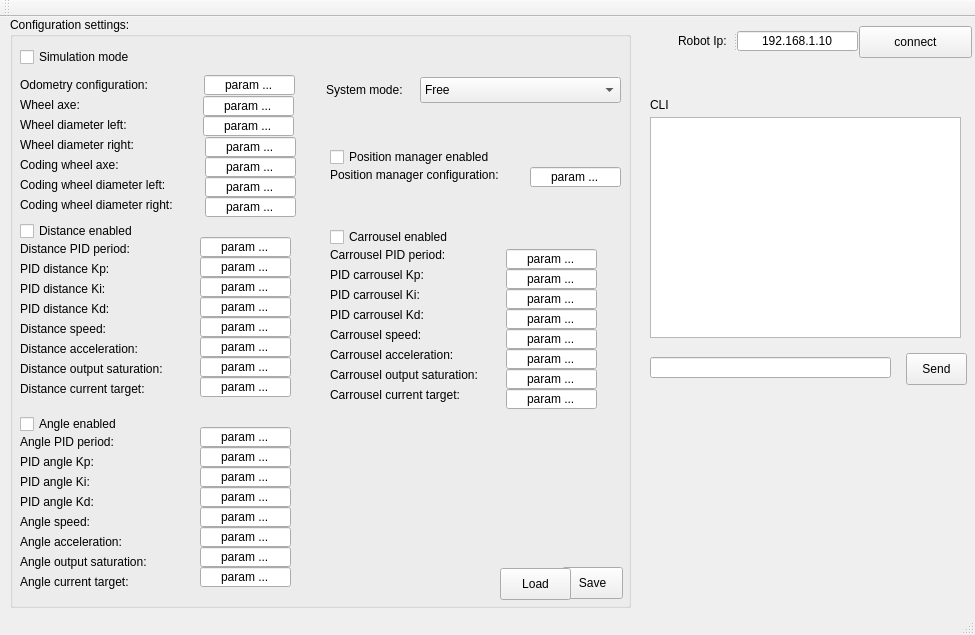
<?xml version="1.0" encoding="UTF-8"?>
<ui version="4.0">
 <class>MainWindow</class>
 <widget class="QMainWindow" name="MainWindow">
  <property name="geometry">
   <rect>
    <x>0</x>
    <y>0</y>
    <width>975</width>
    <height>635</height>
   </rect>
  </property>
  <property name="windowTitle">
   <string>WestBot configuration client</string>
  </property>
  <widget class="QWidget" name="centralWidget">
   <widget class="QPushButton" name="connectButton">
    <property name="geometry">
     <rect>
      <x>859</x>
      <y>9</y>
      <width>113</width>
      <height>32</height>
     </rect>
    </property>
    <property name="text">
     <string>connect</string>
    </property>
   </widget>
   <widget class="QGroupBox" name="groupBox">
    <property name="geometry">
     <rect>
      <x>10</x>
      <y>0</y>
      <width>621</width>
      <height>591</height>
     </rect>
    </property>
    <property name="title">
     <string>Configuration settings:</string>
    </property>
    <widget class="QCheckBox" name="checkBox">
     <property name="geometry">
      <rect>
       <x>10</x>
       <y>30</y>
       <width>131</width>
       <height>20</height>
      </rect>
     </property>
     <property name="text">
      <string>Simulation mode</string>
     </property>
    </widget>
    <widget class="QLabel" name="label_2">
     <property name="geometry">
      <rect>
       <x>10</x>
       <y>60</y>
       <width>151</width>
       <height>16</height>
      </rect>
     </property>
     <property name="text">
      <string>Odometry configuration:</string>
     </property>
    </widget>
    <widget class="QLabel" name="label_3">
     <property name="geometry">
      <rect>
       <x>10</x>
       <y>80</y>
       <width>71</width>
       <height>16</height>
      </rect>
     </property>
     <property name="text">
      <string>Wheel axe:</string>
     </property>
    </widget>
    <widget class="QLabel" name="label_4">
     <property name="geometry">
      <rect>
       <x>10</x>
       <y>100</y>
       <width>131</width>
       <height>16</height>
      </rect>
     </property>
     <property name="text">
      <string>Wheel diameter left:</string>
     </property>
    </widget>
    <widget class="QLabel" name="label_5">
     <property name="geometry">
      <rect>
       <x>10</x>
       <y>120</y>
       <width>131</width>
       <height>16</height>
      </rect>
     </property>
     <property name="text">
      <string>Wheel diameter right:</string>
     </property>
    </widget>
    <widget class="QLabel" name="label_6">
     <property name="geometry">
      <rect>
       <x>10</x>
       <y>140</y>
       <width>121</width>
       <height>16</height>
      </rect>
     </property>
     <property name="text">
      <string>Coding wheel axe:</string>
     </property>
    </widget>
    <widget class="QLabel" name="label_7">
     <property name="geometry">
      <rect>
       <x>10</x>
       <y>160</y>
       <width>171</width>
       <height>16</height>
      </rect>
     </property>
     <property name="text">
      <string>Coding wheel diameter left:</string>
     </property>
    </widget>
    <widget class="QLabel" name="label_8">
     <property name="geometry">
      <rect>
       <x>10</x>
       <y>180</y>
       <width>181</width>
       <height>16</height>
      </rect>
     </property>
     <property name="text">
      <string>Coding wheel diameter right:</string>
     </property>
    </widget>
    <widget class="QLabel" name="label_9">
     <property name="geometry">
      <rect>
       <x>10</x>
       <y>224</y>
       <width>131</width>
       <height>16</height>
      </rect>
     </property>
     <property name="text">
      <string>Distance PID period:</string>
     </property>
    </widget>
    <widget class="QCheckBox" name="checkBox_2">
     <property name="geometry">
      <rect>
       <x>10</x>
       <y>204</y>
       <width>131</width>
       <height>20</height>
      </rect>
     </property>
     <property name="text">
      <string>Distance enabled</string>
     </property>
    </widget>
    <widget class="QLabel" name="label_10">
     <property name="geometry">
      <rect>
       <x>10</x>
       <y>244</y>
       <width>111</width>
       <height>16</height>
      </rect>
     </property>
     <property name="text">
      <string>PID distance Kp:</string>
     </property>
    </widget>
    <widget class="QLabel" name="label_11">
     <property name="geometry">
      <rect>
       <x>10</x>
       <y>264</y>
       <width>101</width>
       <height>16</height>
      </rect>
     </property>
     <property name="text">
      <string>PID distance Ki:</string>
     </property>
    </widget>
    <widget class="QLabel" name="label_12">
     <property name="geometry">
      <rect>
       <x>10</x>
       <y>284</y>
       <width>111</width>
       <height>16</height>
      </rect>
     </property>
     <property name="text">
      <string>PID distance Kd:</string>
     </property>
    </widget>
    <widget class="QLabel" name="label_13">
     <property name="geometry">
      <rect>
       <x>10</x>
       <y>304</y>
       <width>181</width>
       <height>16</height>
      </rect>
     </property>
     <property name="text">
      <string>Distance speed:</string>
     </property>
    </widget>
    <widget class="QLabel" name="label_14">
     <property name="geometry">
      <rect>
       <x>10</x>
       <y>324</y>
       <width>141</width>
       <height>16</height>
      </rect>
     </property>
     <property name="text">
      <string>Distance acceleration:</string>
     </property>
    </widget>
    <widget class="QLabel" name="label_15">
     <property name="geometry">
      <rect>
       <x>10</x>
       <y>344</y>
       <width>171</width>
       <height>16</height>
      </rect>
     </property>
     <property name="text">
      <string>Distance output saturation:</string>
     </property>
    </widget>
    <widget class="QLabel" name="label_16">
     <property name="geometry">
      <rect>
       <x>10</x>
       <y>364</y>
       <width>151</width>
       <height>16</height>
      </rect>
     </property>
     <property name="text">
      <string>Distance current target:</string>
     </property>
    </widget>
    <widget class="QLabel" name="label_17">
     <property name="geometry">
      <rect>
       <x>10</x>
       <y>437</y>
       <width>111</width>
       <height>16</height>
      </rect>
     </property>
     <property name="text">
      <string>PID angle Kp:</string>
     </property>
    </widget>
    <widget class="QCheckBox" name="checkBox_3">
     <property name="geometry">
      <rect>
       <x>10</x>
       <y>397</y>
       <width>131</width>
       <height>20</height>
      </rect>
     </property>
     <property name="text">
      <string>Angle enabled</string>
     </property>
    </widget>
    <widget class="QLabel" name="label_18">
     <property name="geometry">
      <rect>
       <x>10</x>
       <y>457</y>
       <width>101</width>
       <height>16</height>
      </rect>
     </property>
     <property name="text">
      <string>PID angle Ki:</string>
     </property>
    </widget>
    <widget class="QLabel" name="label_19">
     <property name="geometry">
      <rect>
       <x>10</x>
       <y>537</y>
       <width>171</width>
       <height>16</height>
      </rect>
     </property>
     <property name="text">
      <string>Angle output saturation:</string>
     </property>
    </widget>
    <widget class="QLabel" name="label_20">
     <property name="geometry">
      <rect>
       <x>10</x>
       <y>557</y>
       <width>151</width>
       <height>16</height>
      </rect>
     </property>
     <property name="text">
      <string>Angle current target:</string>
     </property>
    </widget>
    <widget class="QLabel" name="label_21">
     <property name="geometry">
      <rect>
       <x>10</x>
       <y>417</y>
       <width>131</width>
       <height>16</height>
      </rect>
     </property>
     <property name="text">
      <string>Angle PID period:</string>
     </property>
    </widget>
    <widget class="QLabel" name="label_22">
     <property name="geometry">
      <rect>
       <x>10</x>
       <y>477</y>
       <width>111</width>
       <height>16</height>
      </rect>
     </property>
     <property name="text">
      <string>PID angle Kd:</string>
     </property>
    </widget>
    <widget class="QLabel" name="label_23">
     <property name="geometry">
      <rect>
       <x>10</x>
       <y>497</y>
       <width>181</width>
       <height>16</height>
      </rect>
     </property>
     <property name="text">
      <string>Angle speed:</string>
     </property>
    </widget>
    <widget class="QLabel" name="label_24">
     <property name="geometry">
      <rect>
       <x>10</x>
       <y>517</y>
       <width>141</width>
       <height>16</height>
      </rect>
     </property>
     <property name="text">
      <string>Angle acceleration:</string>
     </property>
    </widget>
    <widget class="QLabel" name="label_25">
     <property name="geometry">
      <rect>
       <x>320</x>
       <y>270</y>
       <width>101</width>
       <height>16</height>
      </rect>
     </property>
     <property name="text">
      <string>PID carrousel Ki:</string>
     </property>
    </widget>
    <widget class="QLabel" name="label_26">
     <property name="geometry">
      <rect>
       <x>320</x>
       <y>350</y>
       <width>171</width>
       <height>16</height>
      </rect>
     </property>
     <property name="text">
      <string>Carrousel output saturation:</string>
     </property>
    </widget>
    <widget class="QLabel" name="label_27">
     <property name="geometry">
      <rect>
       <x>320</x>
       <y>310</y>
       <width>181</width>
       <height>16</height>
      </rect>
     </property>
     <property name="text">
      <string>Carrousel speed:</string>
     </property>
    </widget>
    <widget class="QLabel" name="label_28">
     <property name="geometry">
      <rect>
       <x>320</x>
       <y>230</y>
       <width>131</width>
       <height>16</height>
      </rect>
     </property>
     <property name="text">
      <string>Carrousel PID period:</string>
     </property>
    </widget>
    <widget class="QLabel" name="label_29">
     <property name="geometry">
      <rect>
       <x>320</x>
       <y>250</y>
       <width>111</width>
       <height>16</height>
      </rect>
     </property>
     <property name="text">
      <string>PID carrousel Kp:</string>
     </property>
    </widget>
    <widget class="QCheckBox" name="checkBox_4">
     <property name="geometry">
      <rect>
       <x>320</x>
       <y>210</y>
       <width>131</width>
       <height>20</height>
      </rect>
     </property>
     <property name="text">
      <string>Carrousel enabled</string>
     </property>
    </widget>
    <widget class="QLabel" name="label_30">
     <property name="geometry">
      <rect>
       <x>320</x>
       <y>330</y>
       <width>141</width>
       <height>16</height>
      </rect>
     </property>
     <property name="text">
      <string>Carrousel acceleration:</string>
     </property>
    </widget>
    <widget class="QLabel" name="label_31">
     <property name="geometry">
      <rect>
       <x>320</x>
       <y>290</y>
       <width>111</width>
       <height>16</height>
      </rect>
     </property>
     <property name="text">
      <string>PID carrousel Kd:</string>
     </property>
    </widget>
    <widget class="QLabel" name="label_32">
     <property name="geometry">
      <rect>
       <x>320</x>
       <y>370</y>
       <width>151</width>
       <height>16</height>
      </rect>
     </property>
     <property name="text">
      <string>Carrousel current target:</string>
     </property>
    </widget>
    <widget class="QComboBox" name="comboBox">
     <property name="geometry">
      <rect>
       <x>410</x>
       <y>60</y>
       <width>201</width>
       <height>26</height>
      </rect>
     </property>
     <item>
      <property name="text">
       <string>Free</string>
      </property>
     </item>
     <item>
      <property name="text">
       <string>Distance only</string>
      </property>
     </item>
     <item>
      <property name="text">
       <string>Angle only</string>
      </property>
     </item>
     <item>
      <property name="text">
       <string>Full</string>
      </property>
     </item>
    </widget>
    <widget class="QLabel" name="label_33">
     <property name="geometry">
      <rect>
       <x>316</x>
       <y>65</y>
       <width>91</width>
       <height>16</height>
      </rect>
     </property>
     <property name="text">
      <string>System mode:</string>
     </property>
    </widget>
    <widget class="QLineEdit" name="lineEdit_3">
     <property name="geometry">
      <rect>
       <x>194</x>
       <y>58</y>
       <width>91</width>
       <height>20</height>
      </rect>
     </property>
     <property name="text">
      <string>param ...</string>
     </property>
     <property name="alignment">
      <set>Qt::AlignCenter</set>
     </property>
    </widget>
    <widget class="QLineEdit" name="lineEdit_4">
     <property name="geometry">
      <rect>
       <x>193</x>
       <y>79</y>
       <width>91</width>
       <height>20</height>
      </rect>
     </property>
     <property name="text">
      <string>param ...</string>
     </property>
     <property name="alignment">
      <set>Qt::AlignCenter</set>
     </property>
    </widget>
    <widget class="QLineEdit" name="lineEdit_5">
     <property name="geometry">
      <rect>
       <x>193</x>
       <y>99</y>
       <width>91</width>
       <height>20</height>
      </rect>
     </property>
     <property name="text">
      <string>param ...</string>
     </property>
     <property name="alignment">
      <set>Qt::AlignCenter</set>
     </property>
    </widget>
    <widget class="QLineEdit" name="lineEdit_6">
     <property name="geometry">
      <rect>
       <x>195</x>
       <y>120</y>
       <width>91</width>
       <height>20</height>
      </rect>
     </property>
     <property name="text">
      <string>param ...</string>
     </property>
     <property name="alignment">
      <set>Qt::AlignCenter</set>
     </property>
    </widget>
    <widget class="QLineEdit" name="lineEdit_7">
     <property name="geometry">
      <rect>
       <x>195</x>
       <y>140</y>
       <width>91</width>
       <height>20</height>
      </rect>
     </property>
     <property name="text">
      <string>param ...</string>
     </property>
     <property name="alignment">
      <set>Qt::AlignCenter</set>
     </property>
    </widget>
    <widget class="QLineEdit" name="lineEdit_8">
     <property name="geometry">
      <rect>
       <x>195</x>
       <y>160</y>
       <width>91</width>
       <height>20</height>
      </rect>
     </property>
     <property name="text">
      <string>param ...</string>
     </property>
     <property name="alignment">
      <set>Qt::AlignCenter</set>
     </property>
    </widget>
    <widget class="QLineEdit" name="lineEdit_9">
     <property name="geometry">
      <rect>
       <x>195</x>
       <y>180</y>
       <width>91</width>
       <height>20</height>
      </rect>
     </property>
     <property name="text">
      <string>param ...</string>
     </property>
     <property name="alignment">
      <set>Qt::AlignCenter</set>
     </property>
    </widget>
    <widget class="QLineEdit" name="lineEdit_10">
     <property name="geometry">
      <rect>
       <x>190</x>
       <y>220</y>
       <width>91</width>
       <height>20</height>
      </rect>
     </property>
     <property name="text">
      <string>param ...</string>
     </property>
     <property name="alignment">
      <set>Qt::AlignCenter</set>
     </property>
    </widget>
    <widget class="QLineEdit" name="lineEdit_11">
     <property name="geometry">
      <rect>
       <x>190</x>
       <y>240</y>
       <width>91</width>
       <height>20</height>
      </rect>
     </property>
     <property name="text">
      <string>param ...</string>
     </property>
     <property name="alignment">
      <set>Qt::AlignCenter</set>
     </property>
    </widget>
    <widget class="QLineEdit" name="lineEdit_12">
     <property name="geometry">
      <rect>
       <x>190</x>
       <y>260</y>
       <width>91</width>
       <height>20</height>
      </rect>
     </property>
     <property name="text">
      <string>param ...</string>
     </property>
     <property name="alignment">
      <set>Qt::AlignCenter</set>
     </property>
    </widget>
    <widget class="QLineEdit" name="lineEdit_13">
     <property name="geometry">
      <rect>
       <x>190</x>
       <y>280</y>
       <width>91</width>
       <height>20</height>
      </rect>
     </property>
     <property name="text">
      <string>param ...</string>
     </property>
     <property name="alignment">
      <set>Qt::AlignCenter</set>
     </property>
    </widget>
    <widget class="QLineEdit" name="lineEdit_14">
     <property name="geometry">
      <rect>
       <x>190</x>
       <y>300</y>
       <width>91</width>
       <height>20</height>
      </rect>
     </property>
     <property name="text">
      <string>param ...</string>
     </property>
     <property name="alignment">
      <set>Qt::AlignCenter</set>
     </property>
    </widget>
    <widget class="QLineEdit" name="lineEdit_15">
     <property name="geometry">
      <rect>
       <x>190</x>
       <y>320</y>
       <width>91</width>
       <height>20</height>
      </rect>
     </property>
     <property name="text">
      <string>param ...</string>
     </property>
     <property name="alignment">
      <set>Qt::AlignCenter</set>
     </property>
    </widget>
    <widget class="QLineEdit" name="lineEdit_16">
     <property name="geometry">
      <rect>
       <x>190</x>
       <y>340</y>
       <width>91</width>
       <height>20</height>
      </rect>
     </property>
     <property name="text">
      <string>param ...</string>
     </property>
     <property name="alignment">
      <set>Qt::AlignCenter</set>
     </property>
    </widget>
    <widget class="QLineEdit" name="lineEdit_17">
     <property name="geometry">
      <rect>
       <x>190</x>
       <y>360</y>
       <width>91</width>
       <height>20</height>
      </rect>
     </property>
     <property name="text">
      <string>param ...</string>
     </property>
     <property name="alignment">
      <set>Qt::AlignCenter</set>
     </property>
    </widget>
    <widget class="QLineEdit" name="lineEdit_18">
     <property name="geometry">
      <rect>
       <x>190</x>
       <y>430</y>
       <width>91</width>
       <height>20</height>
      </rect>
     </property>
     <property name="text">
      <string>param ...</string>
     </property>
     <property name="alignment">
      <set>Qt::AlignCenter</set>
     </property>
    </widget>
    <widget class="QLineEdit" name="lineEdit_19">
     <property name="geometry">
      <rect>
       <x>190</x>
       <y>410</y>
       <width>91</width>
       <height>20</height>
      </rect>
     </property>
     <property name="text">
      <string>param ...</string>
     </property>
     <property name="alignment">
      <set>Qt::AlignCenter</set>
     </property>
    </widget>
    <widget class="QLineEdit" name="lineEdit_20">
     <property name="geometry">
      <rect>
       <x>190</x>
       <y>490</y>
       <width>91</width>
       <height>20</height>
      </rect>
     </property>
     <property name="text">
      <string>param ...</string>
     </property>
     <property name="alignment">
      <set>Qt::AlignCenter</set>
     </property>
    </widget>
    <widget class="QLineEdit" name="lineEdit_21">
     <property name="geometry">
      <rect>
       <x>190</x>
       <y>470</y>
       <width>91</width>
       <height>20</height>
      </rect>
     </property>
     <property name="text">
      <string>param ...</string>
     </property>
     <property name="alignment">
      <set>Qt::AlignCenter</set>
     </property>
    </widget>
    <widget class="QLineEdit" name="lineEdit_22">
     <property name="geometry">
      <rect>
       <x>190</x>
       <y>550</y>
       <width>91</width>
       <height>20</height>
      </rect>
     </property>
     <property name="text">
      <string>param ...</string>
     </property>
     <property name="alignment">
      <set>Qt::AlignCenter</set>
     </property>
    </widget>
    <widget class="QLineEdit" name="lineEdit_23">
     <property name="geometry">
      <rect>
       <x>190</x>
       <y>450</y>
       <width>91</width>
       <height>20</height>
      </rect>
     </property>
     <property name="text">
      <string>param ...</string>
     </property>
     <property name="alignment">
      <set>Qt::AlignCenter</set>
     </property>
    </widget>
    <widget class="QLineEdit" name="lineEdit_24">
     <property name="geometry">
      <rect>
       <x>190</x>
       <y>510</y>
       <width>91</width>
       <height>20</height>
      </rect>
     </property>
     <property name="text">
      <string>param ...</string>
     </property>
     <property name="alignment">
      <set>Qt::AlignCenter</set>
     </property>
    </widget>
    <widget class="QLineEdit" name="lineEdit_25">
     <property name="geometry">
      <rect>
       <x>190</x>
       <y>530</y>
       <width>91</width>
       <height>20</height>
      </rect>
     </property>
     <property name="text">
      <string>param ...</string>
     </property>
     <property name="alignment">
      <set>Qt::AlignCenter</set>
     </property>
    </widget>
    <widget class="QLineEdit" name="lineEdit_26">
     <property name="geometry">
      <rect>
       <x>496</x>
       <y>252</y>
       <width>91</width>
       <height>20</height>
      </rect>
     </property>
     <property name="text">
      <string>param ...</string>
     </property>
     <property name="alignment">
      <set>Qt::AlignCenter</set>
     </property>
    </widget>
    <widget class="QLineEdit" name="lineEdit_27">
     <property name="geometry">
      <rect>
       <x>496</x>
       <y>232</y>
       <width>91</width>
       <height>20</height>
      </rect>
     </property>
     <property name="text">
      <string>param ...</string>
     </property>
     <property name="alignment">
      <set>Qt::AlignCenter</set>
     </property>
    </widget>
    <widget class="QLineEdit" name="lineEdit_28">
     <property name="geometry">
      <rect>
       <x>496</x>
       <y>312</y>
       <width>91</width>
       <height>20</height>
      </rect>
     </property>
     <property name="text">
      <string>param ...</string>
     </property>
     <property name="alignment">
      <set>Qt::AlignCenter</set>
     </property>
    </widget>
    <widget class="QLineEdit" name="lineEdit_29">
     <property name="geometry">
      <rect>
       <x>496</x>
       <y>292</y>
       <width>91</width>
       <height>20</height>
      </rect>
     </property>
     <property name="text">
      <string>param ...</string>
     </property>
     <property name="alignment">
      <set>Qt::AlignCenter</set>
     </property>
    </widget>
    <widget class="QLineEdit" name="lineEdit_30">
     <property name="geometry">
      <rect>
       <x>496</x>
       <y>372</y>
       <width>91</width>
       <height>20</height>
      </rect>
     </property>
     <property name="text">
      <string>param ...</string>
     </property>
     <property name="alignment">
      <set>Qt::AlignCenter</set>
     </property>
    </widget>
    <widget class="QLineEdit" name="lineEdit_31">
     <property name="geometry">
      <rect>
       <x>496</x>
       <y>272</y>
       <width>91</width>
       <height>20</height>
      </rect>
     </property>
     <property name="text">
      <string>param ...</string>
     </property>
     <property name="alignment">
      <set>Qt::AlignCenter</set>
     </property>
    </widget>
    <widget class="QLineEdit" name="lineEdit_32">
     <property name="geometry">
      <rect>
       <x>496</x>
       <y>332</y>
       <width>91</width>
       <height>20</height>
      </rect>
     </property>
     <property name="text">
      <string>param ...</string>
     </property>
     <property name="alignment">
      <set>Qt::AlignCenter</set>
     </property>
    </widget>
    <widget class="QLineEdit" name="lineEdit_33">
     <property name="geometry">
      <rect>
       <x>496</x>
       <y>352</y>
       <width>91</width>
       <height>20</height>
      </rect>
     </property>
     <property name="text">
      <string>param ...</string>
     </property>
     <property name="alignment">
      <set>Qt::AlignCenter</set>
     </property>
    </widget>
    <widget class="QLineEdit" name="lineEdit_34">
     <property name="geometry">
      <rect>
       <x>520</x>
       <y>150</y>
       <width>91</width>
       <height>20</height>
      </rect>
     </property>
     <property name="text">
      <string>param ...</string>
     </property>
     <property name="alignment">
      <set>Qt::AlignCenter</set>
     </property>
    </widget>
    <widget class="QLabel" name="label_34">
     <property name="geometry">
      <rect>
       <x>320</x>
       <y>150</y>
       <width>201</width>
       <height>16</height>
      </rect>
     </property>
     <property name="text">
      <string>Position manager configuration:</string>
     </property>
    </widget>
    <widget class="QCheckBox" name="checkBox_5">
     <property name="geometry">
      <rect>
       <x>320</x>
       <y>130</y>
       <width>181</width>
       <height>20</height>
      </rect>
     </property>
     <property name="text">
      <string>Position manager enabled</string>
     </property>
    </widget>
    <widget class="QPushButton" name="saveButton">
     <property name="geometry">
      <rect>
       <x>552</x>
       <y>550</y>
       <width>61</width>
       <height>32</height>
      </rect>
     </property>
     <property name="text">
      <string>Save</string>
     </property>
    </widget>
    <widget class="QPushButton" name="loadButton">
     <property name="geometry">
      <rect>
       <x>490</x>
       <y>551</y>
       <width>71</width>
       <height>32</height>
      </rect>
     </property>
     <property name="text">
      <string>Load</string>
     </property>
    </widget>
   </widget>
   <widget class="QSplitter" name="splitter">
    <property name="geometry">
     <rect>
      <x>678</x>
      <y>14</y>
      <width>180</width>
      <height>20</height>
     </rect>
    </property>
    <property name="orientation">
     <enum>Qt::Horizontal</enum>
    </property>
    <widget class="QLabel" name="label">
     <property name="text">
      <string>Robot Ip:</string>
     </property>
    </widget>
    <widget class="QLineEdit" name="ipAddressTxt">
     <property name="text">
      <string>192.168.1.10</string>
     </property>
     <property name="alignment">
      <set>Qt::AlignCenter</set>
     </property>
    </widget>
   </widget>
   <widget class="QLabel" name="label_35">
    <property name="geometry">
     <rect>
      <x>650</x>
      <y>80</y>
      <width>60</width>
      <height>16</height>
     </rect>
    </property>
    <property name="text">
     <string>CLI</string>
    </property>
   </widget>
   <widget class="QTextEdit" name="cliDebugTxt">
    <property name="geometry">
     <rect>
      <x>650</x>
      <y>100</y>
      <width>311</width>
      <height>221</height>
     </rect>
    </property>
   </widget>
   <widget class="QLineEdit" name="cliCommandTxt">
    <property name="geometry">
     <rect>
      <x>650</x>
      <y>340</y>
      <width>241</width>
      <height>21</height>
     </rect>
    </property>
   </widget>
   <widget class="QPushButton" name="sendCommandButton">
    <property name="geometry">
     <rect>
      <x>906</x>
      <y>336</y>
      <width>61</width>
      <height>32</height>
     </rect>
    </property>
    <property name="text">
     <string>Send</string>
    </property>
   </widget>
  </widget>
  <widget class="QMenuBar" name="menuBar">
   <property name="geometry">
    <rect>
     <x>0</x>
     <y>0</y>
     <width>975</width>
     <height>22</height>
    </rect>
   </property>
  </widget>
  <widget class="QToolBar" name="mainToolBar">
   <attribute name="toolBarArea">
    <enum>TopToolBarArea</enum>
   </attribute>
   <attribute name="toolBarBreak">
    <bool>false</bool>
   </attribute>
  </widget>
  <widget class="QStatusBar" name="statusBar"/>
 </widget>
 <layoutdefault spacing="6" margin="11"/>
 <resources/>
 <connections/>
</ui>
